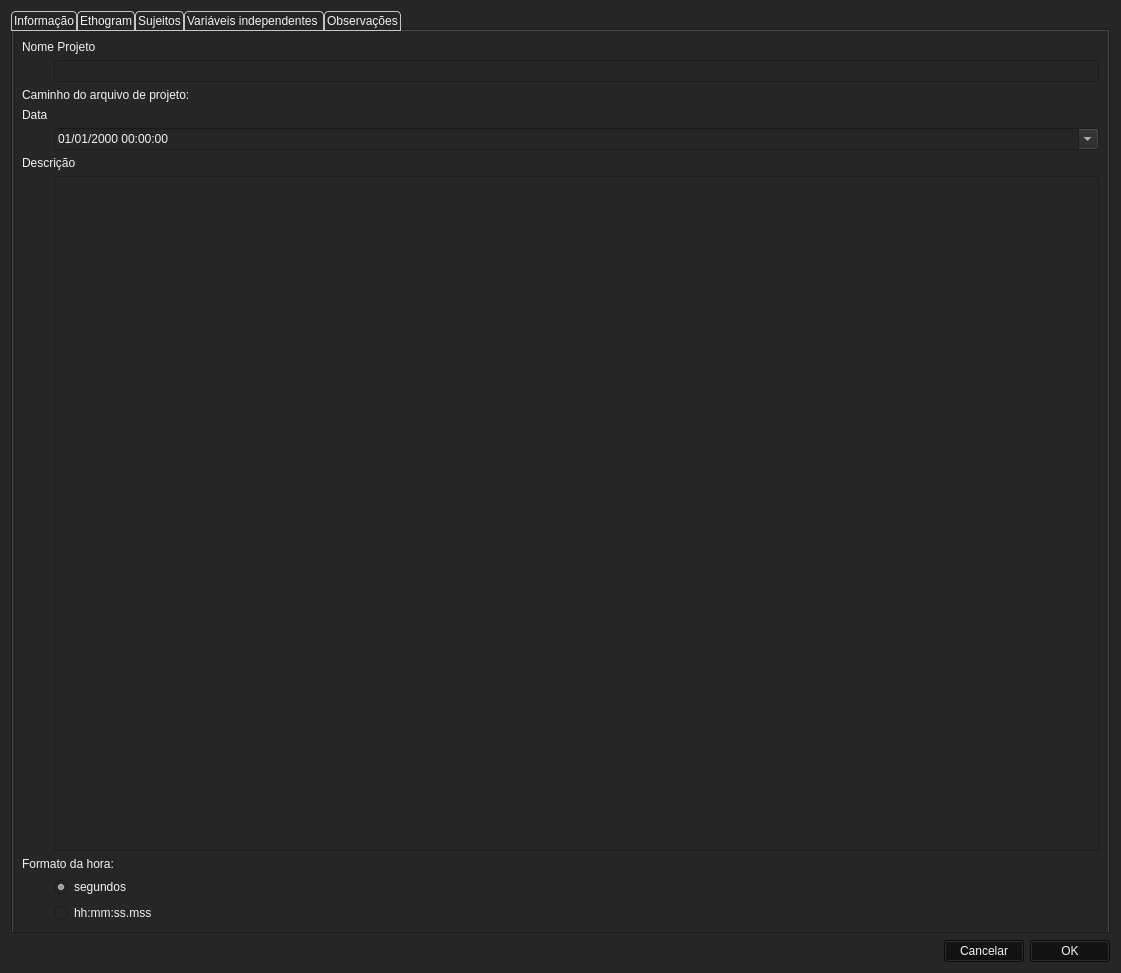
<?xml version="1.0" encoding="UTF-8"?>
<ui version="4.0">
 <class>dlgProject</class>
 <widget class="QDialog" name="dlgProject">
  <property name="geometry">
   <rect>
    <x>0</x>
    <y>0</y>
    <width>1121</width>
    <height>973</height>
   </rect>
  </property>
  <property name="windowTitle">
   <string>Novo Projeto</string>
  </property>
  <property name="windowIcon">
   <iconset>
    <normaloff>logo.png</normaloff>logo.png</iconset>
  </property>
  <property name="styleSheet">
   <string notr="true">background-color: rgb(38, 38, 38);
color: rgb(242, 242, 242);</string>
  </property>
  <layout class="QVBoxLayout" name="verticalLayout_7">
   <item>
    <layout class="QVBoxLayout" name="verticalLayout_6">
     <item>
      <widget class="QTabWidget" name="tabProject">
       <property name="styleSheet">
        <string notr="true">QTabBar::tab  {
    background: rgb(38, 38, 38);
    border: 1px solid #C4C4C3;
    border-bottom-color: #C2C7CB; /* same as the pane color */
    border-top-left-radius: 4px;
    border-top-right-radius: 4px;
    min-width: 8ex;
    padding: 2px;
}</string>
       </property>
       <property name="currentIndex">
        <number>0</number>
       </property>
       <widget class="QWidget" name="tabInformation">
        <attribute name="title">
         <string>Informação</string>
        </attribute>
        <layout class="QFormLayout" name="formLayout">
         <item row="0" column="0" colspan="2">
          <widget class="QLabel" name="label">
           <property name="styleSheet">
            <string notr="true">color: rgb(242, 242, 242);</string>
           </property>
           <property name="text">
            <string>Nome Projeto</string>
           </property>
          </widget>
         </item>
         <item row="1" column="1">
          <widget class="QLineEdit" name="leProjectName">
           <property name="styleSheet">
            <string notr="true">color: rgb(242, 242, 242);</string>
           </property>
          </widget>
         </item>
         <item row="2" column="0" colspan="2">
          <widget class="QLabel" name="lbProjectFilePath">
           <property name="styleSheet">
            <string notr="true">color: rgb(242, 242, 242);</string>
           </property>
           <property name="text">
            <string>Caminho do arquivo de projeto:</string>
           </property>
          </widget>
         </item>
         <item row="3" column="0">
          <widget class="QLabel" name="label_7">
           <property name="styleSheet">
            <string notr="true">color: rgb(242, 242, 242);</string>
           </property>
           <property name="text">
            <string>Data</string>
           </property>
          </widget>
         </item>
         <item row="4" column="1">
          <widget class="QDateTimeEdit" name="dteDate">
           <property name="styleSheet">
            <string notr="true">color: rgb(242, 242, 242);</string>
           </property>
           <property name="displayFormat">
            <string>dd/MM/yyyy hh:mm:ss</string>
           </property>
           <property name="calendarPopup">
            <bool>true</bool>
           </property>
          </widget>
         </item>
         <item row="5" column="0" colspan="2">
          <widget class="QLabel" name="label_6">
           <property name="styleSheet">
            <string notr="true">color: rgb(242, 242, 242);</string>
           </property>
           <property name="text">
            <string>Descrição</string>
           </property>
           <property name="alignment">
            <set>Qt::AlignLeading|Qt::AlignLeft|Qt::AlignTop</set>
           </property>
          </widget>
         </item>
         <item row="6" column="1">
          <widget class="QPlainTextEdit" name="teDescription">
           <property name="styleSheet">
            <string notr="true">color: rgb(242, 242, 242);</string>
           </property>
          </widget>
         </item>
         <item row="7" column="0" colspan="2">
          <widget class="QLabel" name="lbTimeFormat">
           <property name="styleSheet">
            <string notr="true">color: rgb(242, 242, 242);</string>
           </property>
           <property name="text">
            <string>Formato da hora:</string>
           </property>
          </widget>
         </item>
         <item row="8" column="1">
          <widget class="QRadioButton" name="rbSeconds">
           <property name="styleSheet">
            <string notr="true">color: rgb(242, 242, 242);</string>
           </property>
           <property name="text">
            <string>segundos</string>
           </property>
           <property name="checked">
            <bool>true</bool>
           </property>
          </widget>
         </item>
         <item row="9" column="1">
          <widget class="QRadioButton" name="rbHMS">
           <property name="styleSheet">
            <string notr="true">color: rgb(242, 242, 242);</string>
           </property>
           <property name="text">
            <string>hh:mm:ss.mss</string>
           </property>
          </widget>
         </item>
        </layout>
       </widget>
       <widget class="QWidget" name="tabConfiguration">
        <attribute name="title">
         <string>Ethogram</string>
        </attribute>
        <layout class="QVBoxLayout" name="verticalLayout_10">
         <item>
          <layout class="QVBoxLayout" name="verticalLayout_5">
           <item>
            <layout class="QHBoxLayout" name="horizontalLayout_11">
             <item>
              <widget class="QTableWidget" name="twBehaviors">
               <property name="autoFillBackground">
                <bool>false</bool>
               </property>
               <property name="styleSheet">
                <string notr="true">QTableWidget::item {
  selection-background-color: rgb(89, 89, 89);
  selection-color: rgb(242, 242, 242);
}

QTableWidget::item:selected{
	selection-background-color: rgb(89, 89, 89);
    selection-color: rgb(242, 242, 242); 
}

QHeaderView::section
{
  background-color: rgb(89, 89, 89);
  color: rgb(242, 242, 242);
}

QTableWidget QListWidget {
	background-color: rgb(38, 38, 38);
	color: rgb(242, 242, 242);
}</string>
               </property>
               <property name="frameShadow">
                <enum>QFrame::Sunken</enum>
               </property>
               <property name="midLineWidth">
                <number>0</number>
               </property>
               <property name="alternatingRowColors">
                <bool>false</bool>
               </property>
               <property name="selectionMode">
                <enum>QAbstractItemView::SingleSelection</enum>
               </property>
               <property name="selectionBehavior">
                <enum>QAbstractItemView::SelectRows</enum>
               </property>
               <property name="sortingEnabled">
                <bool>false</bool>
               </property>
               <property name="wordWrap">
                <bool>false</bool>
               </property>
               <attribute name="horizontalHeaderShowSortIndicator" stdset="0">
                <bool>false</bool>
               </attribute>
               <attribute name="verticalHeaderShowSortIndicator" stdset="0">
                <bool>false</bool>
               </attribute>
               <column>
                <property name="text">
                 <string>Tipo Comportamento</string>
                </property>
               </column>
               <column>
                <property name="text">
                 <string>Atalho</string>
                </property>
               </column>
               <column>
                <property name="text">
                 <string>Observação</string>
                </property>
               </column>
               <column>
                <property name="text">
                 <string>Barreiras</string>
                </property>
               </column>
               <column>
                <property name="text">
                 <string>Modificadores</string>
                </property>
               </column>
              </widget>
             </item>
             <item>
              <layout class="QVBoxLayout" name="verticalLayout_11">
               <item>
                <widget class="QPushButton" name="pbAddBehavior">
                 <property name="styleSheet">
                  <string notr="true">background-color: rgb(13, 13, 13);</string>
                 </property>
                 <property name="text">
                  <string>Adicionar comportamento</string>
                 </property>
                </widget>
               </item>
               <item>
                <widget class="QPushButton" name="pbCloneBehavior">
                 <property name="styleSheet">
                  <string notr="true">background-color: rgb(13, 13, 13);</string>
                 </property>
                 <property name="text">
                  <string>Copiar comportamento</string>
                 </property>
                </widget>
               </item>
               <item>
                <widget class="QPushButton" name="pbRemoveBehavior">
                 <property name="styleSheet">
                  <string notr="true">background-color: rgb(13, 13, 13);</string>
                 </property>
                 <property name="text">
                  <string>Remover comportamento</string>
                 </property>
                </widget>
               </item>
               <item>
                <widget class="QPushButton" name="pbRemoveAllBehaviors">
                 <property name="styleSheet">
                  <string notr="true">background-color: rgb(13, 13, 13);</string>
                 </property>
                 <property name="text">
                  <string>Remova todos
os comportamentos</string>
                 </property>
                </widget>
               </item>
               <item>
                <widget class="QPushButton" name="pbBehaviorsCategories">
                 <property name="styleSheet">
                  <string notr="true">background-color: rgb(13, 13, 13);</string>
                 </property>
                 <property name="text">
                  <string>Adicionar novas barreiras</string>
                 </property>
                </widget>
               </item>
               <item>
                <spacer name="verticalSpacer_3">
                 <property name="orientation">
                  <enum>Qt::Vertical</enum>
                 </property>
                 <property name="sizeHint" stdset="0">
                  <size>
                   <width>20</width>
                   <height>40</height>
                  </size>
                 </property>
                </spacer>
               </item>
               <item>
                <widget class="QPushButton" name="pbImportBehaviorsFromProject">
                 <property name="styleSheet">
                  <string notr="true">background-color: rgb(13, 13, 13);</string>
                 </property>
                 <property name="text">
                  <string>Importar comportamentos
de um projeto eMOC</string>
                 </property>
                </widget>
               </item>
               <item>
                <widget class="QPushButton" name="pbImportFromTextFile">
                 <property name="styleSheet">
                  <string notr="true">background-color: rgb(13, 13, 13);</string>
                 </property>
                 <property name="text">
                  <string>Importar de
arquivo de texto</string>
                 </property>
                </widget>
               </item>
               <item>
                <widget class="QPushButton" name="pbExportEthogram">
                 <property name="styleSheet">
                  <string notr="true">background-color: rgb(13, 13, 13);</string>
                 </property>
                 <property name="text">
                  <string>Exportar Etograma</string>
                 </property>
                </widget>
               </item>
              </layout>
             </item>
            </layout>
           </item>
           <item>
            <widget class="QLabel" name="lbObservationsState">
             <property name="text">
              <string>TextLabel</string>
             </property>
            </widget>
           </item>
          </layout>
         </item>
        </layout>
       </widget>
       <widget class="QWidget" name="tabSubjects">
        <attribute name="title">
         <string>Sujeitos</string>
        </attribute>
        <layout class="QVBoxLayout" name="verticalLayout_16">
         <item>
          <layout class="QVBoxLayout" name="verticalLayout_14">
           <item>
            <layout class="QHBoxLayout" name="horizontalLayout_12">
             <item>
              <widget class="QTableWidget" name="twSubjects">
               <property name="autoFillBackground">
                <bool>false</bool>
               </property>
               <property name="styleSheet">
                <string notr="true">QTableWidget::item {
  selection-background-color:rgb(38, 38, 38);
  selection-color: rgb(242, 242, 242);
}

QTableWidget::item:selected{
	selection-background-color:rgb(89, 89, 89);
    selection-color: rgb(242, 242, 242); 
}

QHeaderView::section
{
  background-color: rgb(89, 89, 89);
  color: rgb(242, 242, 242);
}

QTableWidget QListWidget {
	background-color: rgb(38, 38, 38);
	color: rgb(242, 242, 242);
}</string>
               </property>
               <property name="frameShadow">
                <enum>QFrame::Sunken</enum>
               </property>
               <property name="midLineWidth">
                <number>0</number>
               </property>
               <property name="selectionMode">
                <enum>QAbstractItemView::SingleSelection</enum>
               </property>
               <property name="selectionBehavior">
                <enum>QAbstractItemView::SelectRows</enum>
               </property>
               <property name="sortingEnabled">
                <bool>true</bool>
               </property>
               <column>
                <property name="text">
                 <string>Chave</string>
                </property>
               </column>
               <column>
                <property name="text">
                 <string>Nome sujeito</string>
                </property>
               </column>
               <column>
                <property name="text">
                 <string>Descrição</string>
                </property>
               </column>
              </widget>
             </item>
             <item>
              <layout class="QVBoxLayout" name="verticalLayout_15">
               <item>
                <widget class="QPushButton" name="pbAddSubject">
                 <property name="styleSheet">
                  <string notr="true">background-color: rgb(13, 13, 13);</string>
                 </property>
                 <property name="text">
                  <string>Adicionar sujeito</string>
                 </property>
                </widget>
               </item>
               <item>
                <widget class="QPushButton" name="pbRemoveSubject">
                 <property name="styleSheet">
                  <string notr="true">background-color: rgb(13, 13, 13);</string>
                 </property>
                 <property name="text">
                  <string>Remover sujeito</string>
                 </property>
                </widget>
               </item>
               <item>
                <widget class="QPushButton" name="pbImportSubjectsFromProject">
                 <property name="styleSheet">
                  <string notr="true">background-color: rgb(13, 13, 13);</string>
                 </property>
                 <property name="text">
                  <string>Importar sujetos
de um projeto eMOC</string>
                 </property>
                </widget>
               </item>
               <item>
                <spacer name="verticalSpacer_2">
                 <property name="orientation">
                  <enum>Qt::Vertical</enum>
                 </property>
                 <property name="sizeHint" stdset="0">
                  <size>
                   <width>20</width>
                   <height>40</height>
                  </size>
                 </property>
                </spacer>
               </item>
              </layout>
             </item>
            </layout>
           </item>
           <item>
            <widget class="QLabel" name="lbSubjectsState">
             <property name="text">
              <string>TextLabel</string>
             </property>
            </widget>
           </item>
          </layout>
         </item>
        </layout>
       </widget>
       <widget class="QWidget" name="tabIndependentVariables">
        <attribute name="title">
         <string>Variáveis independentes </string>
        </attribute>
        <layout class="QHBoxLayout" name="horizontalLayout_14">
         <item>
          <layout class="QHBoxLayout" name="horizontalLayout_13">
           <item>
            <layout class="QVBoxLayout" name="verticalLayout_2">
             <item>
              <widget class="QTableWidget" name="twVariables">
               <property name="autoFillBackground">
                <bool>false</bool>
               </property>
               <property name="styleSheet">
                <string notr="true">QTableWidget::item {
  selection-background-color: rgb(89, 89, 89);
  selection-color: rgb(242, 242, 242);
}

QTableWidget::item:selected{
	selection-background-color: rgb(89, 89, 89);
    selection-color: rgb(242, 242, 242); 
}

QHeaderView::section
{
  background-color: rgb(89, 89, 89);
  color: rgb(242, 242, 242);
}

QTableWidget QListWidget {
	background-color: rgb(38, 38, 38);
	color: rgb(242, 242, 242);
}</string>
               </property>
               <property name="frameShadow">
                <enum>QFrame::Sunken</enum>
               </property>
               <property name="midLineWidth">
                <number>0</number>
               </property>
               <property name="editTriggers">
                <set>QAbstractItemView::NoEditTriggers</set>
               </property>
               <property name="dragDropOverwriteMode">
                <bool>false</bool>
               </property>
               <property name="alternatingRowColors">
                <bool>true</bool>
               </property>
               <property name="selectionMode">
                <enum>QAbstractItemView::SingleSelection</enum>
               </property>
               <property name="selectionBehavior">
                <enum>QAbstractItemView::SelectRows</enum>
               </property>
               <property name="sortingEnabled">
                <bool>true</bool>
               </property>
               <attribute name="horizontalHeaderShowSortIndicator" stdset="0">
                <bool>true</bool>
               </attribute>
               <column>
                <property name="text">
                 <string>Rótulo</string>
                </property>
               </column>
               <column>
                <property name="text">
                 <string>Descrição</string>
                </property>
               </column>
               <column>
                <property name="text">
                 <string>Tipo</string>
                </property>
               </column>
               <column>
                <property name="text">
                 <string>Valor predefinido</string>
                </property>
               </column>
               <column>
                <property name="text">
                 <string>Conjunto de valores</string>
                </property>
               </column>
              </widget>
             </item>
             <item>
              <layout class="QHBoxLayout" name="horizontalLayout_3">
               <item>
                <widget class="QLabel" name="label_2">
                 <property name="minimumSize">
                  <size>
                   <width>120</width>
                   <height>0</height>
                  </size>
                 </property>
                 <property name="styleSheet">
                  <string notr="true">background-color: rgb(38, 38, 38);</string>
                 </property>
                 <property name="text">
                  <string>Rótulo</string>
                 </property>
                </widget>
               </item>
               <item>
                <widget class="QLineEdit" name="leLabel"/>
               </item>
               <item>
                <spacer name="horizontalSpacer_3">
                 <property name="orientation">
                  <enum>Qt::Horizontal</enum>
                 </property>
                 <property name="sizeHint" stdset="0">
                  <size>
                   <width>40</width>
                   <height>20</height>
                  </size>
                 </property>
                </spacer>
               </item>
              </layout>
             </item>
             <item>
              <layout class="QHBoxLayout" name="horizontalLayout_5">
               <item>
                <widget class="QLabel" name="label_3">
                 <property name="minimumSize">
                  <size>
                   <width>120</width>
                   <height>0</height>
                  </size>
                 </property>
                 <property name="styleSheet">
                  <string notr="true">background-color: rgb(38, 38, 38);</string>
                 </property>
                 <property name="text">
                  <string>Descrição</string>
                 </property>
                </widget>
               </item>
               <item>
                <widget class="QLineEdit" name="leDescription"/>
               </item>
               <item>
                <spacer name="horizontalSpacer_4">
                 <property name="orientation">
                  <enum>Qt::Horizontal</enum>
                 </property>
                 <property name="sizeHint" stdset="0">
                  <size>
                   <width>40</width>
                   <height>20</height>
                  </size>
                 </property>
                </spacer>
               </item>
              </layout>
             </item>
             <item>
              <layout class="QHBoxLayout" name="horizontalLayout_6">
               <item>
                <widget class="QLabel" name="label_8">
                 <property name="minimumSize">
                  <size>
                   <width>120</width>
                   <height>0</height>
                  </size>
                 </property>
                 <property name="styleSheet">
                  <string notr="true">background-color: rgb(38, 38, 38);</string>
                 </property>
                 <property name="text">
                  <string>Tipo</string>
                 </property>
                </widget>
               </item>
               <item>
                <widget class="QComboBox" name="cbType">
                 <property name="minimumSize">
                  <size>
                   <width>120</width>
                   <height>0</height>
                  </size>
                 </property>
                </widget>
               </item>
               <item>
                <spacer name="horizontalSpacer_5">
                 <property name="orientation">
                  <enum>Qt::Horizontal</enum>
                 </property>
                 <property name="sizeHint" stdset="0">
                  <size>
                   <width>40</width>
                   <height>20</height>
                  </size>
                 </property>
                </spacer>
               </item>
              </layout>
             </item>
             <item>
              <layout class="QHBoxLayout" name="horizontalLayout_7">
               <item>
                <widget class="QLabel" name="label_4">
                 <property name="minimumSize">
                  <size>
                   <width>120</width>
                   <height>0</height>
                  </size>
                 </property>
                 <property name="styleSheet">
                  <string notr="true">background-color: rgb(38, 38, 38);</string>
                 </property>
                 <property name="text">
                  <string>Valor predefinido</string>
                 </property>
                </widget>
               </item>
               <item>
                <widget class="QLineEdit" name="lePredefined"/>
               </item>
               <item>
                <spacer name="horizontalSpacer_6">
                 <property name="orientation">
                  <enum>Qt::Horizontal</enum>
                 </property>
                 <property name="sizeHint" stdset="0">
                  <size>
                   <width>40</width>
                   <height>20</height>
                  </size>
                 </property>
                </spacer>
               </item>
              </layout>
             </item>
             <item>
              <layout class="QHBoxLayout" name="horizontalLayout_8">
               <item>
                <widget class="QLabel" name="label_9">
                 <property name="minimumSize">
                  <size>
                   <width>120</width>
                   <height>0</height>
                  </size>
                 </property>
                 <property name="styleSheet">
                  <string notr="true">background-color: rgb(38, 38, 38);</string>
                 </property>
                 <property name="text">
                  <string>Data predefinida</string>
                 </property>
                </widget>
               </item>
               <item>
                <widget class="QDateTimeEdit" name="dte_default_date">
                 <property name="displayFormat">
                  <string>dd/mm/yyyy hh:mm</string>
                 </property>
                </widget>
               </item>
               <item>
                <spacer name="horizontalSpacer_7">
                 <property name="orientation">
                  <enum>Qt::Horizontal</enum>
                 </property>
                 <property name="sizeHint" stdset="0">
                  <size>
                   <width>40</width>
                   <height>20</height>
                  </size>
                 </property>
                </spacer>
               </item>
              </layout>
             </item>
             <item>
              <layout class="QHBoxLayout" name="horizontalLayout_9">
               <item>
                <widget class="QLabel" name="label_5">
                 <property name="text">
                  <string>Conjunto de valores (separados por vírgula)</string>
                 </property>
                </widget>
               </item>
               <item>
                <widget class="QLineEdit" name="leSetValues"/>
               </item>
               <item>
                <spacer name="horizontalSpacer_8">
                 <property name="orientation">
                  <enum>Qt::Horizontal</enum>
                 </property>
                 <property name="sizeType">
                  <enum>QSizePolicy::Minimum</enum>
                 </property>
                 <property name="sizeHint" stdset="0">
                  <size>
                   <width>40</width>
                   <height>20</height>
                  </size>
                 </property>
                </spacer>
               </item>
              </layout>
             </item>
            </layout>
           </item>
           <item>
            <layout class="QVBoxLayout" name="verticalLayout_12">
             <item>
              <widget class="QPushButton" name="pbAddVariable">
               <property name="styleSheet">
                <string notr="true">background-color: rgb(13, 13, 13);</string>
               </property>
               <property name="text">
                <string>Adicionar variável</string>
               </property>
              </widget>
             </item>
             <item>
              <widget class="QPushButton" name="pbRemoveVariable">
               <property name="styleSheet">
                <string notr="true">background-color: rgb(13, 13, 13);</string>
               </property>
               <property name="text">
                <string>Remover variável</string>
               </property>
              </widget>
             </item>
             <item>
              <widget class="QPushButton" name="pbImportVarFromProject">
               <property name="styleSheet">
                <string notr="true">background-color: rgb(13, 13, 13);</string>
               </property>
               <property name="text">
                <string>Importar variavéis
de um projeto eMOC</string>
               </property>
              </widget>
             </item>
             <item>
              <spacer name="verticalSpacer_4">
               <property name="orientation">
                <enum>Qt::Vertical</enum>
               </property>
               <property name="sizeHint" stdset="0">
                <size>
                 <width>20</width>
                 <height>40</height>
                </size>
               </property>
              </spacer>
             </item>
            </layout>
           </item>
          </layout>
         </item>
        </layout>
       </widget>
       <widget class="QWidget" name="tabObservations">
        <attribute name="title">
         <string>Observações</string>
        </attribute>
        <layout class="QVBoxLayout" name="verticalLayout_3">
         <item>
          <layout class="QVBoxLayout" name="verticalLayout">
           <item>
            <widget class="QTableWidget" name="twObservations">
             <property name="styleSheet">
              <string notr="true">QTableWidget::item {
  selection-background-color: rgb(89, 89, 89);
  selection-color: rgb(242, 242, 242);
}

QTableWidget::item:selected{
	selection-background-color: rgb(89, 89, 89);
    selection-color: rgb(242, 242, 242); 
}

QHeaderView::section
{
  background-color: rgb(89, 89, 89);
  color: rgb(242, 242, 242);
}

QTableWidget QListWidget {
	background-color: rgb(38, 38, 38);
	color: rgb(242, 242, 242);
}</string>
             </property>
             <property name="editTriggers">
              <set>QAbstractItemView::NoEditTriggers</set>
             </property>
             <property name="dragDropOverwriteMode">
              <bool>false</bool>
             </property>
             <property name="selectionMode">
              <enum>QAbstractItemView::MultiSelection</enum>
             </property>
             <property name="selectionBehavior">
              <enum>QAbstractItemView::SelectRows</enum>
             </property>
             <column>
              <property name="text">
               <string>id</string>
              </property>
             </column>
             <column>
              <property name="text">
               <string>Data</string>
              </property>
             </column>
             <column>
              <property name="text">
               <string>Descrição</string>
              </property>
             </column>
             <column>
              <property name="text">
               <string>Mídia</string>
              </property>
             </column>
            </widget>
           </item>
           <item>
            <widget class="QPushButton" name="pbRemoveObservation">
             <property name="text">
              <string>Remover observações selecionadas</string>
             </property>
            </widget>
           </item>
          </layout>
         </item>
        </layout>
       </widget>
      </widget>
     </item>
     <item>
      <layout class="QHBoxLayout" name="horizontalLayout_4">
       <item>
        <spacer name="horizontalSpacer">
         <property name="orientation">
          <enum>Qt::Horizontal</enum>
         </property>
         <property name="sizeHint" stdset="0">
          <size>
           <width>40</width>
           <height>20</height>
          </size>
         </property>
        </spacer>
       </item>
       <item>
        <widget class="QPushButton" name="pbCancel">
         <property name="styleSheet">
          <string notr="true">background-color: rgb(13, 13, 13);</string>
         </property>
         <property name="text">
          <string>Cancelar</string>
         </property>
        </widget>
       </item>
       <item>
        <widget class="QPushButton" name="pbOK">
         <property name="styleSheet">
          <string notr="true">background-color: rgb(13, 13, 13);</string>
         </property>
         <property name="text">
          <string>OK</string>
         </property>
        </widget>
       </item>
      </layout>
     </item>
    </layout>
   </item>
  </layout>
 </widget>
 <resources/>
 <connections/>
</ui>
